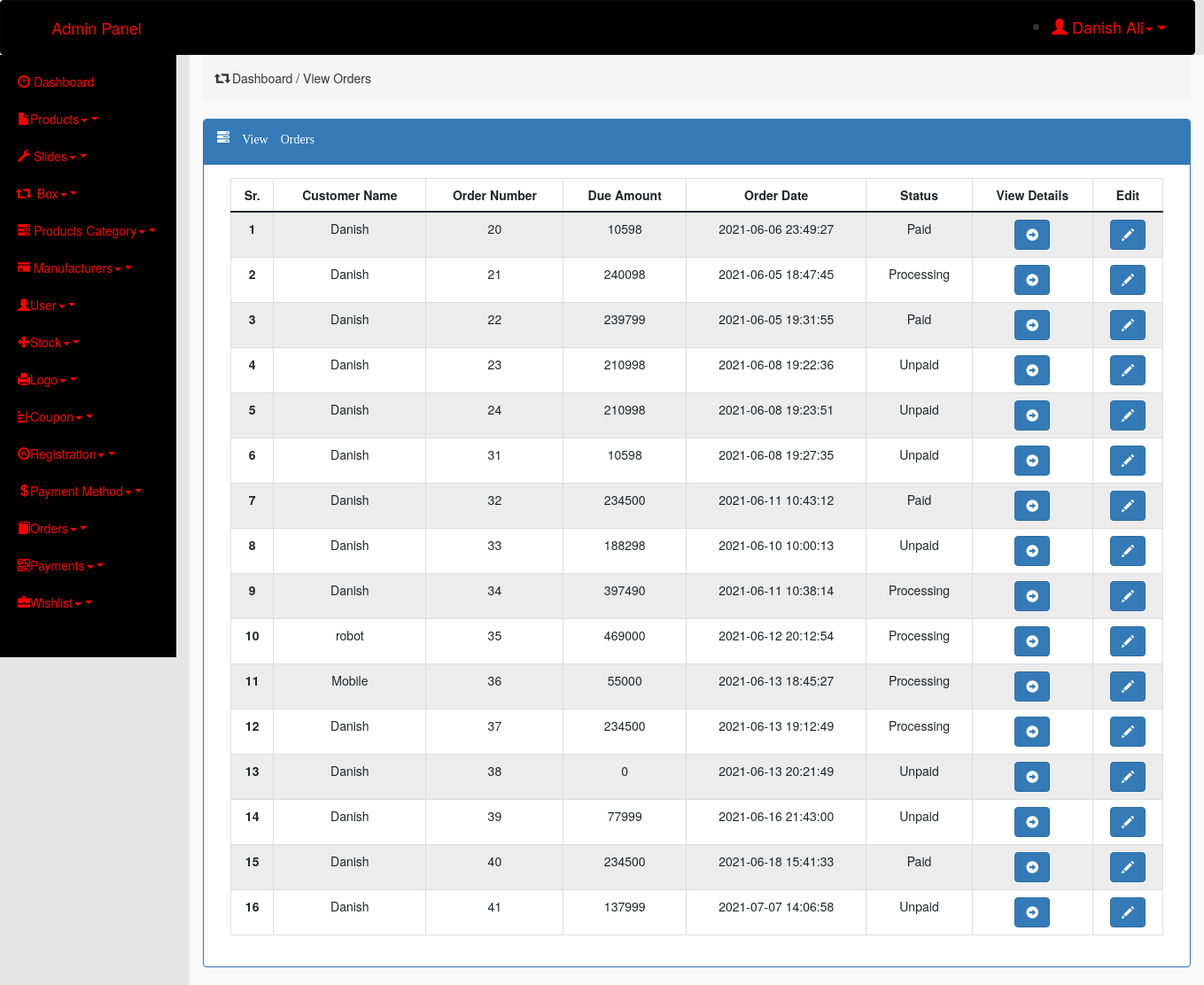
/admin/index.php?view_orders (signed in), run on the app's committed database.
### tables this page shows
CREATE TABLE `orders` (
  `order_id` int(11) NOT NULL,
  `customer_id` int(11) NOT NULL,
  `amount` int(11) NOT NULL,
  `status` int(1) NOT NULL DEFAULT 0,
  `date/time` datetime NOT NULL DEFAULT current_timestamp()
);

CREATE TABLE `registration` (
  `id` int(11) NOT NULL,
  `name` varchar(20) NOT NULL,
  `email` varchar(20) NOT NULL,
  `password` varchar(35) NOT NULL,
  `country` varchar(15) NOT NULL,
  `city` varchar(15) NOT NULL,
  `contact` varchar(15) NOT NULL,
  `address` varchar(50) NOT NULL,
  `picture` varchar(60) NOT NULL,
  `date/time` datetime NOT NULL DEFAULT current_timestamp()
);

### admin/view_orders.php (the view)
<div class="breadcrumb">
    <h5><span class="glyphicon glyphicon-retweet"></span> Dashboard / View Orders</h5>
</div>
<div class="panel panel-primary">
    <div class="panel-heading"><span class="glyphicon glyphicon-tasks"> View Orders</span></p></div>
    <div class="panel-body">
    <div class="order_table text-center">
            <div class="container-fluid">
                <table class="table table-bordered table-striped">
                    <thead>
                        <tr>
                            <th scope="col">Sr.</th>
                            <th scope="col">Customer Name</th>
                            <th scope="col">Order Number</th>
                            <th scope="col">Due Amount</th>
                            <th scope="col">Order Date</th>
                            <th scope="col">Status</th>
                            <th scope="col">View Details</th>
                            <th scope="col">Edit</th>
                        </tr>
                    </thead>
                    <tbody>
                        <?php
                            require_once('connection.php');
                            $sql = "SELECT * FROM orders";
                            $result = $conn->query($sql);
                            $sno = 1;
                            while($row = $result->fetch_assoc())
                            {
                        ?>
                        <tr>
                            <th scope="row"><?= $sno ?></th>
                            <td>
                                <?php
                                    $customer_id = $row['customer_id'];
                                    $sql1 = "SELECT name FROM registration WHERE id = '$customer_id' ";
                                    $result1 = $conn->query($sql1);
                                    $row1 = $result1->fetch_assoc();
                                    echo $row1['name'];
                                ?>
                            </td>
                            <td><?= $row['order_id'] ?></td>
                            <td><?= $row['amount'] ?></td>
                            <td><?= $row['date/time'] ?></td>
                            <td> <?php if($row['status'] == 0){
                                echo "Unpaid";
                            }
                            elseif($row['status'] == 1){
                                echo "Processing";
                            }
                            else{
                                echo "Paid";
                            }
                            ?> </td>
                            <td>
                            <a href="index.php?order_detail=<?= $row['order_id']; ?>"class="btn btn-primary"> <span class="glyphicon glyphicon-circle-arrow-right"></span></a>
                            </td>
                            <td><a href="index.php?edit_order_id=<?php echo $row['order_id'] ?>" class="btn btn-primary"><span class="glyphicon glyphicon-pencil"></span></a></td>
                        </tr>
                        <?php
                            $sno++;
                            }
                        ?>
                    </tbody>
                </table>
            </div>
        </div>
    </div>
</div>

### admin/index.php (style rules this page uses)
* { margin: 0px; padding: 0px; }
body { background-color: #E6E6E6; }
th , td { text-align: center; }

### data on the page
orders: customer.name "Danish", order_id "20", amount "10598", value "2021-06-06 23:49:27", status "Paid"
orders: customer.name "Danish", order_id "21", amount "240098", value "2021-06-05 18:47:45", status "Processing"
orders: customer.name "Danish", order_id "22", amount "239799", value "2021-06-05 19:31:55", status "Paid"
orders: customer.name "Danish", order_id "23", amount "210998", value "2021-06-08 19:22:36", status "Unpaid"
orders: customer.name "Danish", order_id "24", amount "210998", value "2021-06-08 19:23:51", status "Unpaid"
orders: customer.name "Danish", order_id "31", amount "10598", value "2021-06-08 19:27:35", status "Unpaid"
orders: customer.name "Danish", order_id "32", amount "234500", value "2021-06-11 10:43:12", status "Paid"
orders: customer.name "Danish", order_id "33", amount "188298", value "2021-06-10 10:00:13", status "Unpaid"
orders: customer.name "Danish", order_id "34", amount "397490", value "2021-06-11 10:38:14", status "Processing"
orders: customer.name "robot", order_id "35", amount "469000", value "2021-06-12 20:12:54", status "Processing"
orders: customer.name "Mobile", order_id "36", amount "55000", value "2021-06-13 18:45:27", status "Processing"
orders: customer.name "Danish", order_id "37", amount "234500", value "2021-06-13 19:12:49", status "Processing"
orders: customer.name "Danish", order_id "38", amount "0", value "2021-06-13 20:21:49", status "Unpaid"
orders: customer.name "Danish", order_id "39", amount "77999", value "2021-06-16 21:43:00", status "Unpaid"
orders: customer.name "Danish", order_id "40", amount "234500", value "2021-06-18 15:41:33", status "Paid"
orders: customer.name "Danish", order_id "41", amount "137999", value "2021-07-07 14:06:58", status "Unpaid"

### other printed values
$name "Danish Ali"
